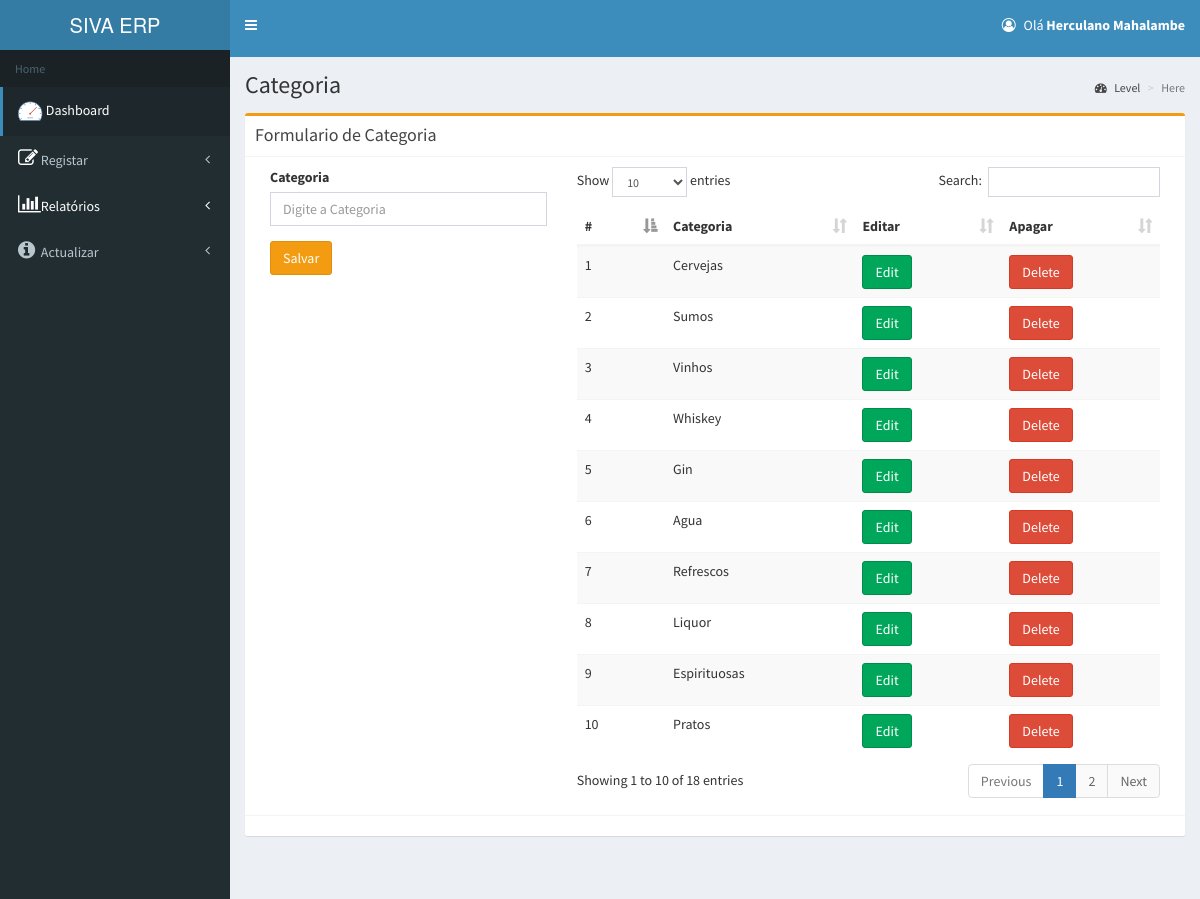
The app's page /gestor/category.php (signed in) with its own data.
### tables this page shows
CREATE TABLE `empresa` (
  `id` int(11) NOT NULL,
  `nome` varchar(40) NOT NULL,
  `nuit` varchar(20) NOT NULL,
  `contacto` varchar(20) NOT NULL,
  `address` text NOT NULL
);

CREATE TABLE `tbl_user` (
  `userid` int(11) NOT NULL,
  `username` varchar(100) NOT NULL,
  `useremail` varchar(100) NOT NULL,
  `password` varchar(100) NOT NULL,
  `role` varchar(50) NOT NULL
);

CREATE TABLE `tbl_category` (
  `catid` int(11) NOT NULL,
  `category` varchar(200) NOT NULL
);

### session.php (called while the page is built, shortened)
<?php
include_once 'conexao.php';
if (isset($_COOKIE['txt_email']) && !empty($_COOKIE['txt_email'])) {
    $usuario_cookie = $_COOKIE['txt_email'];
    $sql = mysqli_query($mysqli, "SELECT * FROM tbl_user WHERE useremail = '$usuario_cookie'");
    if ($sql && mysqli_num_rows($sql) > 0) {
        $linha = mysqli_fetch_array($sql);
        $Nome = $linha["username"];
    } else {
        $Nome = "Usuário não encontrado";
        $idUser = null;
    }
}
?>

### gestor/category.php (the view, shortened to what this page needs)
<?php
      include_once '../dbconnect.php';
      include_once "../session.php";
      include_once '../conexao.php';
include_once'header.php';
        ?>
        <div class="content-wrapper">
            <section class="content-header">
                <h1>
                    Categoria
                </h1>
                <ol class="breadcrumb">
                    <li><a href="#"><i class="fa fa-dashboard"></i> Level</a></li>
                    <li class="active">Here</li>
                </ol>
            </section>
            <section class="content container-fluid">
        <div class="box box-warning">
            <div class="box-header with-border">
                <h3 class="box-title">Formulario de Categoria</h3>
            </div>
            <div class="box-body">
                <form role="form" action="" method="post">
                    <?php
                    if(isset($_POST['btnedit'])){
                        $select=$pdo->prepare("select * from tbl_category where catid=".$_POST['btnedit']);
                        $select->execute();
                        if($select){
                            $row =$select->fetch(PDO::FETCH_OBJ);
                            echo' <div class="col-md-4">
                            <div class="form-group">
                            <label >Categoria</label>
                            <input type="hidden" class="form-control" value="'.$row->catid.'" name="txtid"  placeholder="Digite a Categoria" >
                            <input type="text" class="form-control" value="'.$row->category.'" name="txtcategory"  placeholder="Enter Categoria" >
                            </div>
                            <button type="submit" class="btn btn-info" name="btnupdate">Actualizar</button>
                            </div>';
                        }
                    }else{
                        echo' <div class="col-md-4">
                        <div class="form-group">
                        <label >Categoria</label>
                        <input type="text" class="form-control" name="txtcategory" placeholder="Digite a Categoria" >
                        </div>
                        <button type="submit" class="btn btn-warning" name="btnsave">Salvar</button>
                        </div>';
                        }
                    ?>
                    <div class="col-md-8">
                        <table id="tablecategory" class="table table-striped">
                            <thead>
                                <tr>
                                   <th>#</th>
                                   <th>Categoria</th>
                                   <th>Editar</th>
                                   <th>Apagar</th>
                               </tr>
                           </thead>
                           <tbody>
                            <?php
                            $select=$pdo->prepare("select * from tbl_category order by catid desc");
                            $select->execute();
                            while($row=$select->fetch(PDO::FETCH_OBJ)){
                                echo' <tr>
                                <td>'.$row->catid.'</td>
                                <td>'.$row->category.'</td>
                                <td>
                                <button type="submit" value='.$row->catid.' class="btn btn-success" name="btnedit">Edit</button>
                                </td>
                                <td>
                                <button type="submit" value="'.$row->catid.'" class="btn btn-danger" name="btndelete">Delete</button>
                                </td>
                                </tr>';
                                }
                            ?>
                        </tbody>
                    </table>
                </div>
            </form>
        </div>
        <div class="box-footer">
        </div>
    </div>
</section>
</div>
<?php
include_once'footer.php';
?>

### gestor/header.php (shortened to what this page needs)
<?php
  include_once'../conexao.php';
  $sql3 = mysqli_query($mysqli,"SELECT * FROM empresa");
  $res3 = mysqli_fetch_array($sql3);
  $nome_db = $res3['nome'];
 ?>
<!DOCTYPE html>
<html>
<head>
  <link rel="stylesheet" href="../bower_components/bootstrap/dist/css/bootstrap.min.css">
  <link rel="stylesheet" href="../bower_components/font-awesome/css/font-awesome.min.css">
  <link rel="stylesheet" href="../bower_components/Ionicons/css/ionicons.min.css">
  <link rel="stylesheet" href="../dist/css/AdminLTE.min.css">
  <link rel="stylesheet" href="../dist/css/skins/skin-blue.min.css">
  <link rel="stylesheet" href="../bower_components/bootstrap-daterangepicker/daterangepicker.css">
  <link rel="stylesheet" href="../bower_components/bootstrap-datepicker/dist/css/bootstrap-datepicker.min.css">
  <link rel="stylesheet" href="../bower_components/select2/dist/css/select2.min.css">
  <link rel="stylesheet" href="../plugins/iCheck/all.css">
  <link rel="stylesheet" href="../bower_components/datatables.net-bs/css/dataTables.bootstrap.min.css">
<link rel="stylesheet" href="//code.jquery.com/ui/1.12.1/themes/base/jquery-ui.css">
</head>
<body class="hold-transition skin-blue sidebar-mini">
<div class="wrapper">
  <header class="main-header">
    <a href="darshboard" class="logo">
      <span class="logo-lg"><?php echo $nome_db; ?></span>
    </a>
    <nav class="navbar navbar-static-top" role="navigation">
      <a href="#" class="sidebar-toggle" data-toggle="push-menu" role="button">
      </a>
      <div class="navbar-custom-menu">
        <ul class="nav navbar-nav">
          <li class="dropdown user user-menu">
            <a href="#" class="dropdown-toggle" data-toggle="dropdown">
              <p class="fa fa-user-circle-o"></p>
              <span class="hidden-xs">Olá  <b><?php echo $Nome;?></b></span>
            </a>
          </li>
        </ul>
      </div>
    </nav>
  </header>
  <aside class="main-sidebar">
    <section class="sidebar">
      <ul class="sidebar-menu" data-widget="tree">
        <li class="header">Home</li>
        <li class="active"><a href="darshboard"><img src="../images/icons8-speed1.png"></i> <span>Dashboard</span></a></li>
        <li class="treeview">
        <a href="#"><i class="fa fa-edit" style="font-size:20px;color:white"></i>
            <span>Registar</span><span class="pull-right-container"><i class="fa fa-angle-left pull-right"></i></span>
          </a>
          <li class="treeview">
          <a href="#" style="color: white;">
            <i class="fa fa-bar-chart" style="font-size:20px; color: white;"></i>
            <span style="color: white;">Relatórios</span>
            <span class="pull-right-container">
              <i class="fa fa-angle-left pull-right" style="color: white;"></i>
            </span>
          </a>
        </li>
         <li class="treeview">
          <a href="#"><i class="fa fa-info-circle" style="font-size:20px"></i>
            <span>Actualizar</span><i class="fa fa-angle-left pull-right"></i>
          </a>
        </li>
      </ul>
    </section>
  </aside>

### records on screen
empresa: nome "SIVA ERP"
tbl_user: username "Herculano Mahalambe"
tbl_category: catid "10", category "Pratos"
tbl_category: catid "9", category "Espirituosas"
tbl_category: catid "8", category "Liquor"
tbl_category: catid "7", category "Refrescos"
tbl_category: catid "6", category "Agua"
tbl_category: catid "5", category "Gin"
tbl_category: catid "4", category "Whiskey"
tbl_category: catid "3", category "Vinhos"
tbl_category: catid "2", category "Sumos"
tbl_category: catid "1", category "Cervejas"
